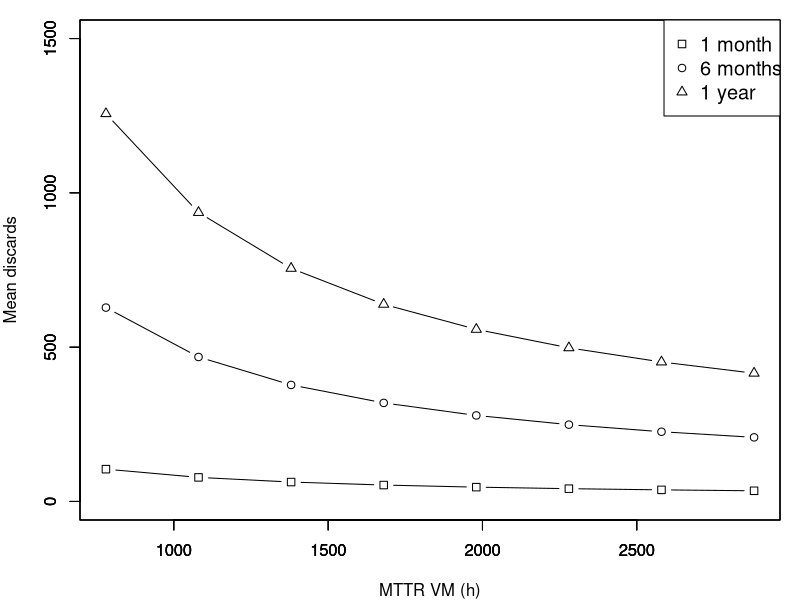
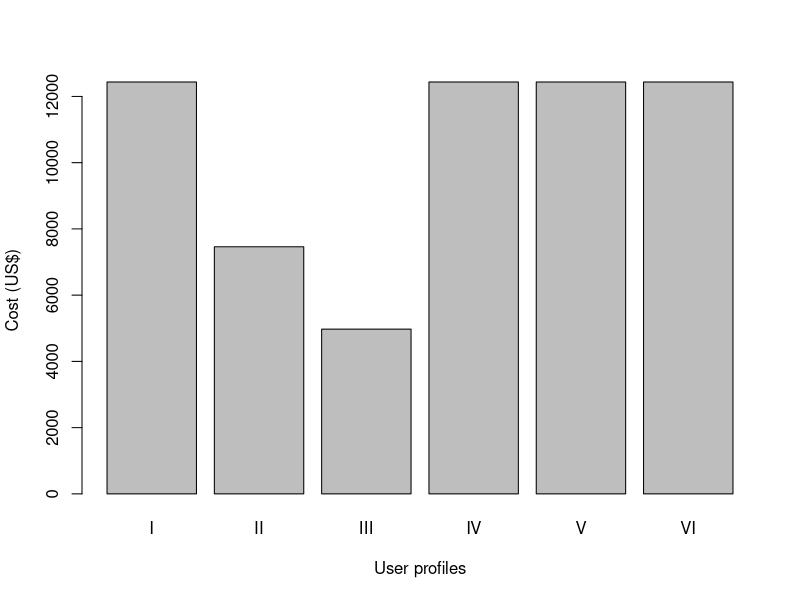
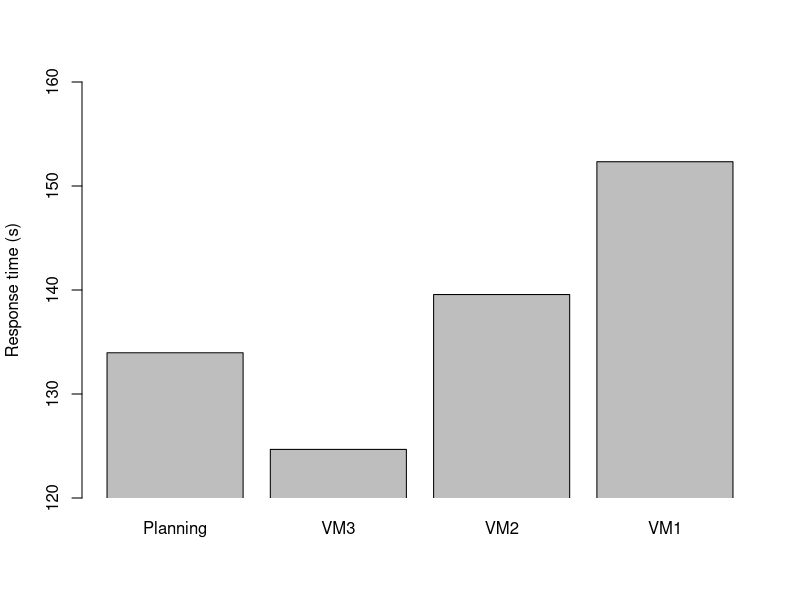
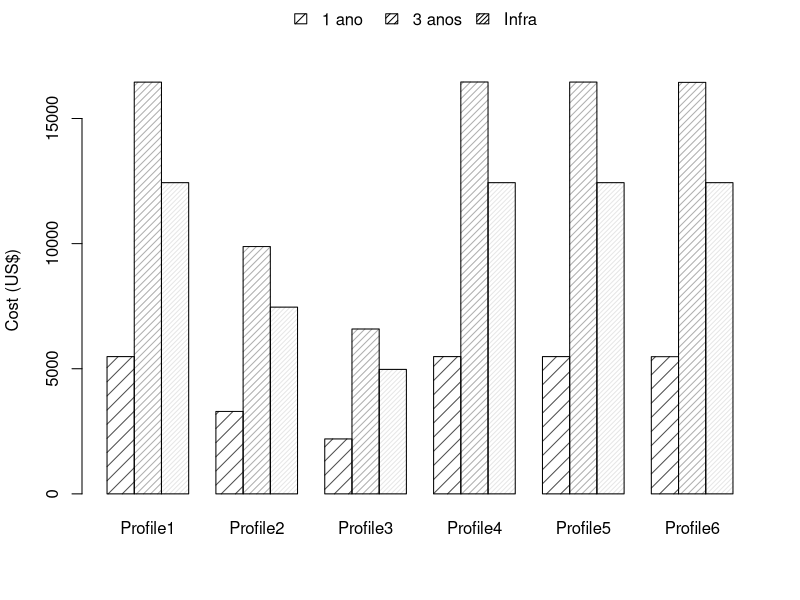

Reproduce these figures in R, in order.
setEPS()
postscript(file="graphs/fig1.eps",width=10, height=5)
plan3 <- read.csv2("data/cloud_costs.csv")
par(mar=c(4,4,1,1))
plot(plan3$X, plan3$X1.mês, type="b", ylim=c(0,1500), pch=0, xlab="", ylab="")
par(new=TRUE)
plot(plan3$X ,plan3$X6.meses ,type="b", ylim=c(0,1500), pch=1, xlab="", ylab="")
par(new=TRUE)
plot(plan3$X, plan3$DM.1, type="b", ylim=c(0,1500), pch=2, xlab="", ylab="")
title(main=NULL, xlab="MTTR VM (h)", ylab="Mean discards", font = 10, cex=5)
legend("topright", legend=c("1 month", "6 months", "1 year"),pch = c(0,1,2), cex=1.2, pt.cex=1, text.width = 230)
dev.off()
rm(plan3)


setEPS()
values <- c(12435.55, 7461.33, 4974.22, 12435.55, 12435.55, 12435.55)
postscript(file="graphs/fig2.eps", width = 10, height = 5)
barplot(values, ylab = "Cost (US$)", xlab="User profiles", names.arg = c("I","II","III","IV","V","VI"))
dev.off()
rm(values)

setEPS()
values <- c(133.965298, 124.6736323, 139.5644532, 152.3340493)
postscript(file="graphs/fig3.eps", width = 10, height = 5)
barplot(values, xpd = FALSE, ylim = c(120,160), ylab = "Response time (s)", names.arg = c("Planning","VM3","VM2","VM1"))
dev.off()
rm(values)



Profile1 <- c(5485, 16452, 12435.55)
Profile2 <- c(3294, 9882, 7461.33)
Profile3 <- c(2196, 6588, 4974.22)
Profile4 <- c(5486, 16458, 12435.55)
Profile5 <- c(5485, 16455, 12435.55)
Profile6 <- c(5481, 16443, 12435.55)
data_to_plot <- data.frame(Profile1,Profile2,Profile3,Profile4,Profile5,Profile6)
setEPS()
postscript(file="graphs/fig4.eps", width = 10, height = 5)
barplot(as.matrix(data_to_plot), beside=TRUE, ylab="Cost (US$)",density = c(10,20,30))
par(xpd=TRUE)
legend("top", legend=c("1 ano","3 anos","Infra"), inset=c(0,-0.2), bty="n", density = c(10,20,30), horiz = T)
dev.off()
